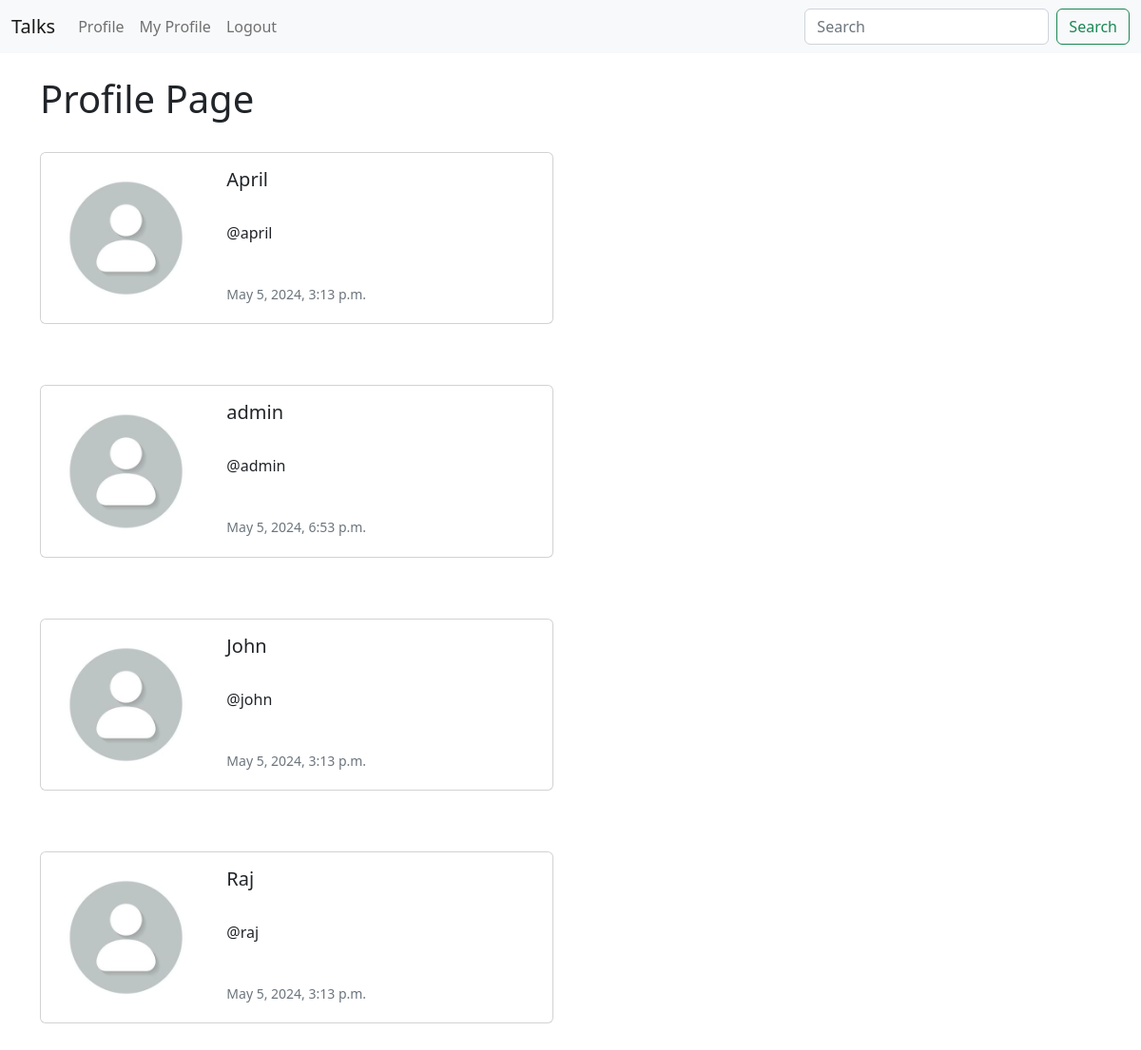
Screenshot of /profile_list/ (signed in) with the database file from the repository.
### Talks/models.py (models this page shows, shortened)
class Profile(models.Model):
    user = models.OneToOneField(User, on_delete=models.CASCADE)
    follows = models.ManyToManyField(
        "self", related_name="followed_by", symmetrical=False, blank=True)
    date_modifiled = models.DateTimeField(User, auto_now=True)

### Talks/views.py (the view)
# urls.py: path('profile_list/', views.profile_list, name='profile_list'),
def profile_list(request):
    if request.user.is_authenticated:
        profiles = Profile.objects.exclude(user=request.user)
        return render(request, 'profile.html', {"profiles": profiles})
    else:
        messages.success(
            request, ("You must be Logged In to access this page.."))
        return redirect('home')

### Talks/templates/profile.html
{% extends 'base.html' %}
{% load static %}
{% block content %}
    <h1>Profile Page</h1>
    <br>
    {% if profiles %}
        {% for profile in profiles %}
        <div class="card mb-3" style="max-width: 540px;">
            <div class="row g-0">
              <div class="col-md-4">
                <img src="{% static 'default_img.jpg' %}" class="img-fluid rounded-start" alt="Profile Img">
              </div>
              <div class="col-md-8">
                <div class="card-body">
                  <h5 class="card-title">{{ profile.user.username }}</h5><br>
                  <p class="card-text">@{{ profile.user.username|lower }}</p><br>
                  <p class="card-text"><small class="text-muted">{{ profile.date_modifiled }}</small></p>
                </div>
              </div>
            </div>
          </div>
          <br></br>
        {% endfor %}
    {% endif %}
{% endblock %}

### Talks/templates/base.html (shortened to what this page needs)
<!doctype html>
<html lang="en">
  <head>
    <link href="https://cdn.jsdelivr.net/npm/bootstrap@5.2.3/dist/css/bootstrap.min.css" rel="stylesheet">
  </head>
  <body>
    {% include 'navbar.html' %}
    <br>
    <div class="container">
        {% block content %}
        {% endblock %}
    </div>
  </body>
</html>

### Talks/templates/navbar.html (shortened to what this page needs)
<nav class="navbar navbar-expand-lg bg-light">
    <div class="container-fluid">
      <a class="navbar-brand" href="{% url 'home' %}">Talks</a>
      <div class="collapse navbar-collapse" id="navbarSupportedContent">
        <ul class="navbar-nav me-auto mb-2 mb-lg-0">
          <li class="nav-item">
            <a class="nav-link" href="{% url 'profile_list' %}">Profile</a>
          </li>
          {% if user.is_authenticated %}
          <li class="nav-item">
            <a class="nav-link" href="{% url 'profile' request.user.id %}">My  Profile</a>
          </li>
          <li class="nav-item">
            <a class="nav-link" href="{% url 'logout' %}">Logout</a>
          </li>
          {% endif %}
        </ul>
        <form class="d-flex" role="search">
          <input class="form-control me-2" type="search" placeholder="Search" aria-label="Search">
          <button class="btn btn-outline-success" type="submit">Search</button>
        </form>
      </div>
    </div>
  </nav>

### rows the page displays
Profile: user.username "April", user.username "april", date_modifiled "May 5, 2024, 3:13 p.m."
Profile: user.username "admin", date_modifiled "May 5, 2024, 6:53 p.m."
Profile: user.username "John", user.username "john", date_modifiled "May 5, 2024, 3:13 p.m."
Profile: user.username "Raj", user.username "raj", date_modifiled "May 5, 2024, 3:13 p.m."
